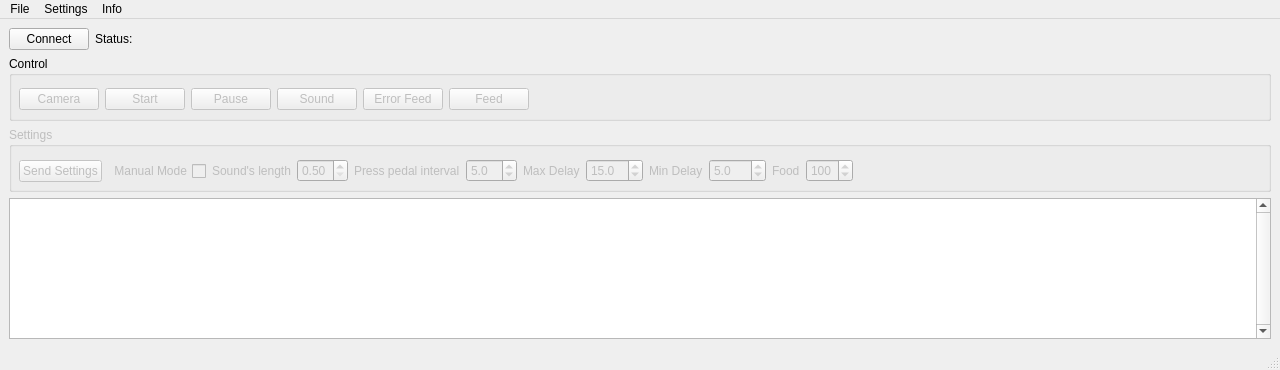
<?xml version="1.0" encoding="UTF-8"?>
<ui version="4.0">
 <class>MainWindow</class>
 <widget class="QMainWindow" name="MainWindow">
  <property name="geometry">
   <rect>
    <x>0</x>
    <y>0</y>
    <width>1280</width>
    <height>370</height>
   </rect>
  </property>
  <property name="minimumSize">
   <size>
    <width>800</width>
    <height>370</height>
   </size>
  </property>
  <property name="windowTitle">
   <string>Rabbit Experiment</string>
  </property>
  <widget class="QWidget" name="centralwidget">
   <layout class="QVBoxLayout" name="verticalLayout_3">
    <item>
     <layout class="QVBoxLayout" name="mainLayout">
      <item>
       <layout class="QHBoxLayout" name="horizontalLayout_2">
        <item>
         <widget class="QPushButton" name="connectButton">
          <property name="sizePolicy">
           <sizepolicy hsizetype="Minimum" vsizetype="Fixed">
            <horstretch>0</horstretch>
            <verstretch>0</verstretch>
           </sizepolicy>
          </property>
          <property name="text">
           <string>Connect</string>
          </property>
         </widget>
        </item>
        <item>
         <widget class="QLabel" name="connectStatus">
          <property name="text">
           <string>Status:</string>
          </property>
         </widget>
        </item>
        <item>
         <spacer name="horizontalSpacer">
          <property name="orientation">
           <enum>Qt::Horizontal</enum>
          </property>
          <property name="sizeHint" stdset="0">
           <size>
            <width>40</width>
            <height>20</height>
           </size>
          </property>
         </spacer>
        </item>
       </layout>
      </item>
      <item>
       <layout class="QHBoxLayout" name="horizontalLayout_3"/>
      </item>
      <item>
       <widget class="QGroupBox" name="cntrlGroupBox">
        <property name="sizePolicy">
         <sizepolicy hsizetype="Minimum" vsizetype="Preferred">
          <horstretch>0</horstretch>
          <verstretch>0</verstretch>
         </sizepolicy>
        </property>
        <property name="minimumSize">
         <size>
          <width>250</width>
          <height>65</height>
         </size>
        </property>
        <property name="title">
         <string>Control</string>
        </property>
        <widget class="QWidget" name="verticalLayoutWidget_2">
         <property name="geometry">
          <rect>
           <x>10</x>
           <y>30</y>
           <width>1241</width>
           <height>27</height>
          </rect>
         </property>
         <layout class="QHBoxLayout" name="horizontalLayout_4">
          <item>
           <widget class="QPushButton" name="cameraButton">
            <property name="enabled">
             <bool>false</bool>
            </property>
            <property name="text">
             <string>Camera</string>
            </property>
           </widget>
          </item>
          <item>
           <widget class="QPushButton" name="startButton">
            <property name="enabled">
             <bool>false</bool>
            </property>
            <property name="text">
             <string>Start</string>
            </property>
           </widget>
          </item>
          <item>
           <widget class="QPushButton" name="pauseButton">
            <property name="enabled">
             <bool>false</bool>
            </property>
            <property name="text">
             <string>Pause</string>
            </property>
           </widget>
          </item>
          <item>
           <widget class="QPushButton" name="soundButton">
            <property name="enabled">
             <bool>false</bool>
            </property>
            <property name="text">
             <string>Sound</string>
            </property>
           </widget>
          </item>
          <item>
           <widget class="QPushButton" name="feedErrorButton">
            <property name="enabled">
             <bool>false</bool>
            </property>
            <property name="text">
             <string>Error Feed</string>
            </property>
           </widget>
          </item>
          <item>
           <widget class="QPushButton" name="feedButton">
            <property name="enabled">
             <bool>false</bool>
            </property>
            <property name="text">
             <string>Feed</string>
            </property>
           </widget>
          </item>
          <item>
           <spacer name="horizontalSpacer_2">
            <property name="orientation">
             <enum>Qt::Horizontal</enum>
            </property>
            <property name="sizeHint" stdset="0">
             <size>
              <width>40</width>
              <height>20</height>
             </size>
            </property>
           </spacer>
          </item>
         </layout>
        </widget>
       </widget>
      </item>
      <item>
       <widget class="QGroupBox" name="settingsBox">
        <property name="enabled">
         <bool>false</bool>
        </property>
        <property name="sizePolicy">
         <sizepolicy hsizetype="Preferred" vsizetype="Minimum">
          <horstretch>0</horstretch>
          <verstretch>0</verstretch>
         </sizepolicy>
        </property>
        <property name="minimumSize">
         <size>
          <width>400</width>
          <height>65</height>
         </size>
        </property>
        <property name="maximumSize">
         <size>
          <width>16777215</width>
          <height>500</height>
         </size>
        </property>
        <property name="title">
         <string>Settings</string>
        </property>
        <widget class="QWidget" name="verticalLayoutWidget_3">
         <property name="geometry">
          <rect>
           <x>10</x>
           <y>30</y>
           <width>1241</width>
           <height>28</height>
          </rect>
         </property>
         <layout class="QHBoxLayout" name="horizontalLayout_5">
          <item>
           <widget class="QPushButton" name="settingsButton">
            <property name="text">
             <string>Send Settings</string>
            </property>
           </widget>
          </item>
          <item>
           <widget class="QCheckBox" name="manualCheck">
            <property name="layoutDirection">
             <enum>Qt::RightToLeft</enum>
            </property>
            <property name="text">
             <string>Manual Mode</string>
            </property>
           </widget>
          </item>
          <item>
           <widget class="QLabel" name="label_4">
            <property name="text">
             <string>Sound's length</string>
            </property>
           </widget>
          </item>
          <item>
           <widget class="QDoubleSpinBox" name="soundLengthSPBox">
            <property name="minimum">
             <double>0.500000000000000</double>
            </property>
            <property name="maximum">
             <double>5.000000000000000</double>
            </property>
            <property name="singleStep">
             <double>0.050000000000000</double>
            </property>
           </widget>
          </item>
          <item>
           <widget class="QLabel" name="label_3">
            <property name="text">
             <string>Press pedal interval</string>
            </property>
           </widget>
          </item>
          <item>
           <widget class="QDoubleSpinBox" name="pressIntervalSPBox">
            <property name="decimals">
             <number>1</number>
            </property>
            <property name="maximum">
             <double>10.000000000000000</double>
            </property>
            <property name="value">
             <double>5.000000000000000</double>
            </property>
           </widget>
          </item>
          <item>
           <widget class="QLabel" name="label_2">
            <property name="text">
             <string>Max Delay</string>
            </property>
           </widget>
          </item>
          <item>
           <widget class="QDoubleSpinBox" name="maxDelaySPBox">
            <property name="decimals">
             <number>1</number>
            </property>
            <property name="value">
             <double>15.000000000000000</double>
            </property>
           </widget>
          </item>
          <item>
           <widget class="QLabel" name="commentMin">
            <property name="text">
             <string>Min Delay</string>
            </property>
           </widget>
          </item>
          <item>
           <widget class="QDoubleSpinBox" name="minDelaySPBox">
            <property name="decimals">
             <number>1</number>
            </property>
            <property name="singleStep">
             <double>0.100000000000000</double>
            </property>
            <property name="value">
             <double>5.000000000000000</double>
            </property>
           </widget>
          </item>
          <item>
           <widget class="QLabel" name="label">
            <property name="text">
             <string>Food</string>
            </property>
           </widget>
          </item>
          <item>
           <widget class="QSpinBox" name="foodSPBox">
            <property name="maximum">
             <number>126</number>
            </property>
            <property name="value">
             <number>100</number>
            </property>
           </widget>
          </item>
          <item>
           <spacer name="horizontalSpacer_3">
            <property name="orientation">
             <enum>Qt::Horizontal</enum>
            </property>
            <property name="sizeHint" stdset="0">
             <size>
              <width>40</width>
              <height>20</height>
             </size>
            </property>
           </spacer>
          </item>
         </layout>
        </widget>
       </widget>
      </item>
      <item>
       <layout class="QHBoxLayout" name="horizontalLayout">
        <item>
         <widget class="QPlainTextEdit" name="plainTextEdit">
          <property name="sizePolicy">
           <sizepolicy hsizetype="Preferred" vsizetype="MinimumExpanding">
            <horstretch>80</horstretch>
            <verstretch>80</verstretch>
           </sizepolicy>
          </property>
          <property name="minimumSize">
           <size>
            <width>200</width>
            <height>100</height>
           </size>
          </property>
          <property name="verticalScrollBarPolicy">
           <enum>Qt::ScrollBarAlwaysOn</enum>
          </property>
          <property name="horizontalScrollBarPolicy">
           <enum>Qt::ScrollBarAlwaysOff</enum>
          </property>
          <property name="sizeAdjustPolicy">
           <enum>QAbstractScrollArea::AdjustToContentsOnFirstShow</enum>
          </property>
          <property name="readOnly">
           <bool>true</bool>
          </property>
         </widget>
        </item>
       </layout>
      </item>
     </layout>
    </item>
   </layout>
  </widget>
  <widget class="QMenuBar" name="menubar">
   <property name="geometry">
    <rect>
     <x>0</x>
     <y>0</y>
     <width>1280</width>
     <height>22</height>
    </rect>
   </property>
   <widget class="QMenu" name="menuFile">
    <property name="title">
     <string>File</string>
    </property>
    <addaction name="actionSave_at"/>
    <addaction name="actionSave"/>
   </widget>
   <widget class="QMenu" name="menuSettings">
    <property name="title">
     <string>Settings</string>
    </property>
    <addaction name="actionSerial_settings"/>
    <addaction name="actionVideo_settings"/>
    <addaction name="actionRecord_settings"/>
   </widget>
   <widget class="QMenu" name="menuInfo">
    <property name="title">
     <string>Info</string>
    </property>
    <addaction name="actionManual"/>
    <addaction name="actionAbout"/>
   </widget>
   <addaction name="menuFile"/>
   <addaction name="menuSettings"/>
   <addaction name="menuInfo"/>
  </widget>
  <widget class="QStatusBar" name="statusbar"/>
  <action name="actionSave_at">
   <property name="text">
    <string>Save at</string>
   </property>
  </action>
  <action name="actionSave">
   <property name="text">
    <string>Save</string>
   </property>
  </action>
  <action name="actionSerial_settings">
   <property name="text">
    <string>Serial settings</string>
   </property>
  </action>
  <action name="actionVideo_settings">
   <property name="text">
    <string>Video settings</string>
   </property>
  </action>
  <action name="actionRecord_settings">
   <property name="text">
    <string>Record settings</string>
   </property>
  </action>
  <action name="actionManual">
   <property name="text">
    <string>Manual</string>
   </property>
  </action>
  <action name="actionAbout">
   <property name="text">
    <string>About</string>
   </property>
  </action>
 </widget>
 <resources/>
 <connections/>
</ui>
